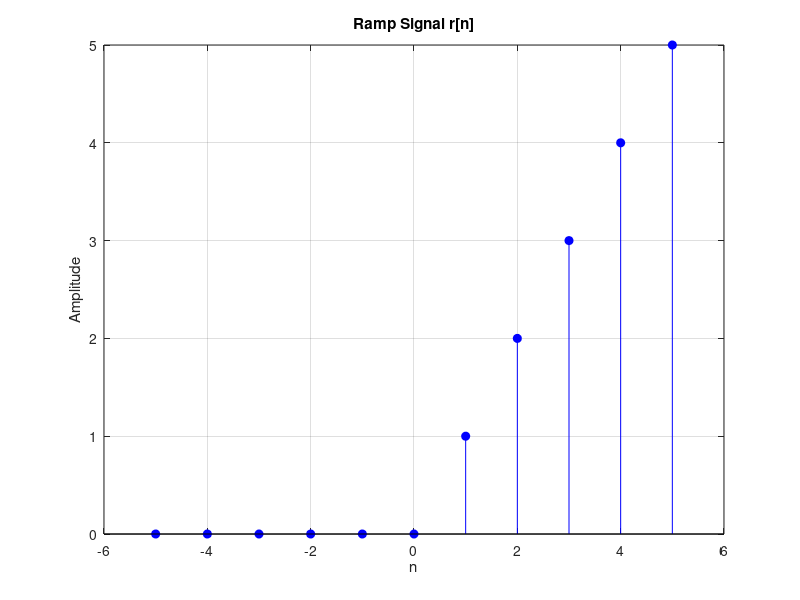

Reproduce this figure in MATLAB.
clc;
close all;
clear;

n = -5:5;

% Ramp Signal r[n]
x = (n >= 0) .* n;   % শুধু n >= 0 হলে মান = n, অন্যসব জায়গায় 0 থাকে

figure;
stem(n, x, 'b', 'filled');          
xlabel('n');
ylabel('Amplitude');
title('Ramp Signal r[n]');
grid on;

% Ramp signal r[n] হল এমন একটি signal যেখানে n < 0 এ মান 0 এবং n >= 0 এ মান ধীরে ধীরে বৃদ্ধি পায় (r[n] = n).
% এটি সাধারণত একটি linearly increasing process বা gradual growth বোঝাতে ব্যবহার করা হয়।
